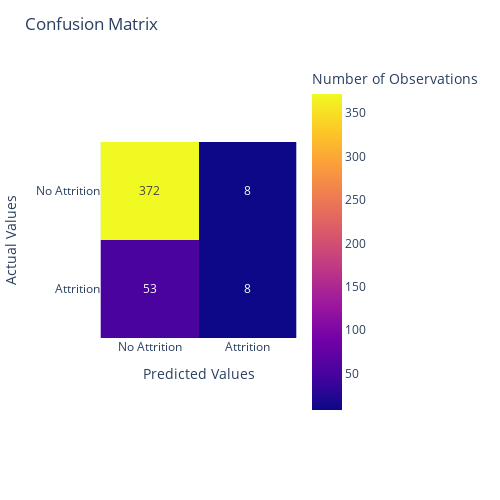

Here is the notebook cell this chart was saved with:
### Code cell
from sklearn.model_selection import train_test_split
from sklearn.preprocessing import LabelEncoder
from sklearn.linear_model import LogisticRegression
from sklearn.metrics import classification_report, confusion_matrix
import plotly.express as px

# Preprocessing

# Handling categorical variables using Label Encoding
label_encoder = LabelEncoder()
categorical_columns = df_cleaned.select_dtypes(include=['object']).columns
for column in categorical_columns:
    df_cleaned[column] = label_encoder.fit_transform(df_cleaned[column])

# Defining features (X) and target (y)
X = df_cleaned.drop('Attrition', axis=1)
y = df_cleaned['Attrition']

# Splitting the dataset into training and testing sets
X_train, X_test, y_train, y_test = train_test_split(X, y, test_size=0.3, random_state=42)

# Model Training
# Using Logistic Regression
model = LogisticRegression(max_iter=1000)
model.fit(X_train, y_train)

# Model Testing
y_pred = model.predict(X_test)
report = classification_report(y_test, y_pred)
conf_matrix = confusion_matrix(y_test, y_pred)

# Displaying the classification report
print(report)

# Creating an interactive confusion matrix using Plotly Express
fig = px.imshow(conf_matrix,
                labels=dict(x="Predicted Values", y="Actual Values", color="Number of Observations"),
                x=['No Attrition', 'Attrition'],
                y=['No Attrition', 'Attrition'],
                text_auto=True)
fig.update_layout(title="Confusion Matrix", width=500, height=500)
fig.show()

### Figure 1 — Plotly figure (JSON) as saved in the notebook; plotly's stock layout.template omitted (floating-point values rounded to 4 significant figures)
{"data": [{"coloraxis": "coloraxis", "hovertemplate": "Predicted Values: %{x}<br>Actual Values: %{y}<br>Number of Observations: %{z}<extra></extra>", "name": "0", "texttemplate": "%{z}", "type": "heatmap", "x": ["No Attrition", "Attrition"], "xaxis": "x", "y": ["No Attrition", "Attrition"], "yaxis": "y", "z": [[372, 8], [53, 8]]}], "layout": {"coloraxis": {"colorbar": {"title": {"text": "Number of Observations"}}, "colorscale": [[0, "#0d0887"], [0.1111, "#46039f"], [0.2222, "#7201a8"], [0.3333, "#9c179e"], [0.4444, "#bd3786"], [0.5556, "#d8576b"], [0.6667, "#ed7953"], [0.7778, "#fb9f3a"], [0.8889, "#fdca26"], [1, "#f0f921"]]}, "height": 500, "margin": {"t": 60}, "title": {"text": "Confusion Matrix"}, "width": 500, "xaxis": {"anchor": "y", "constrain": "domain", "domain": [0, 1], "scaleanchor": "y", "title": {"text": "Predicted Values"}}, "yaxis": {"anchor": "x", "autorange": "reversed", "constrain": "domain", "domain": [0, 1], "title": {"text": "Actual Values"}}}}
